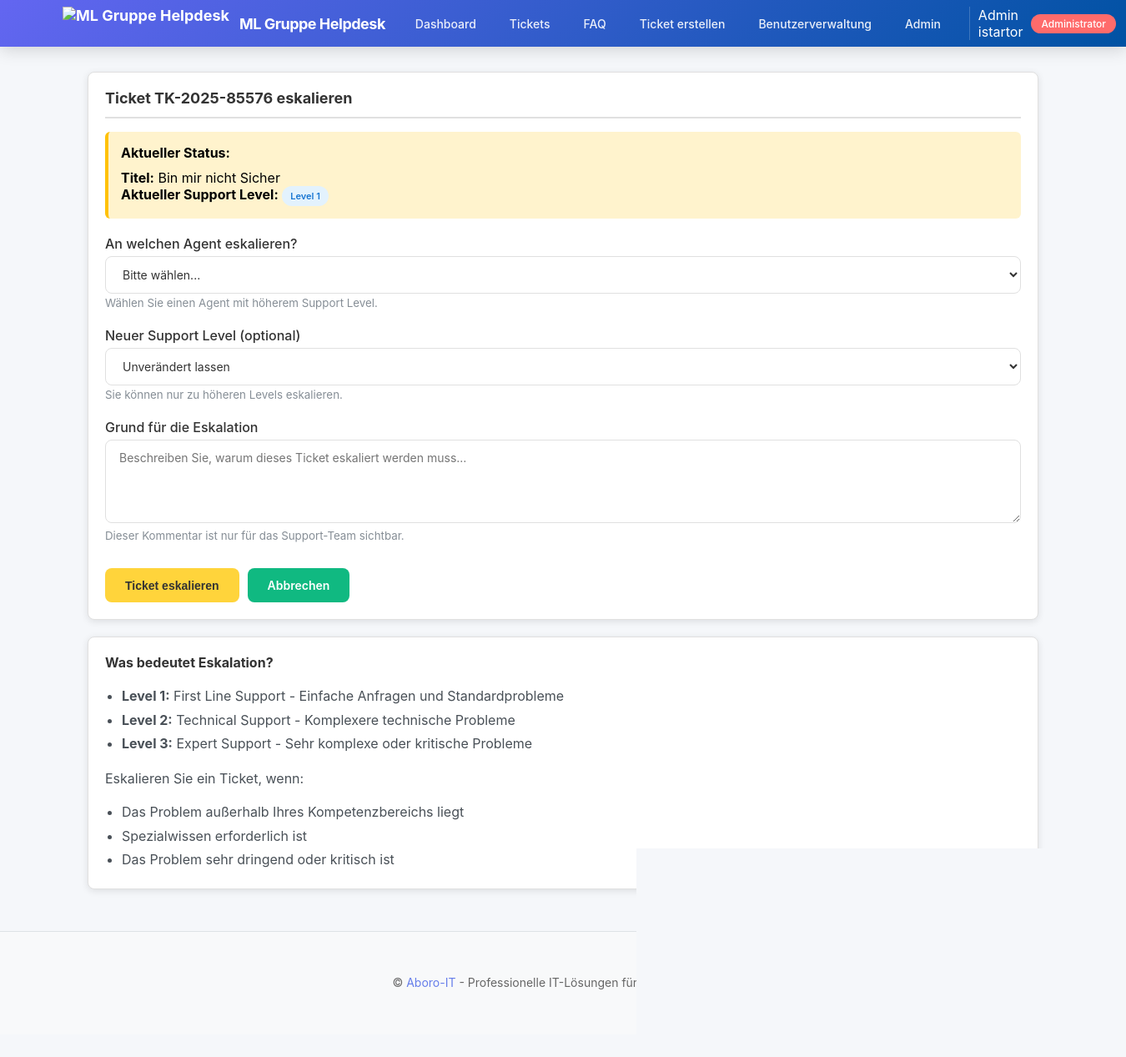
Page /tickets/1/escalate/ (signed in) on the committed database.
### apps/accounts/models.py (models this page shows, shortened)
class User(AbstractBaseUser, PermissionsMixin):
    ROLE_CHOICES = [
        ('admin', _('Administrator')),
        ('support_agent', _('Support Agent')),
        ('customer', _('Customer')),
    ]
    SUPPORT_LEVEL_CHOICES = [
        (1, _('Level 1 - Basic Support')),
        (2, _('Level 2 - Technical Support')),
        (3, _('Level 3 - Expert Support')),
        (4, _('Level 4 - Senior Expert / Team Lead')),
    ]
    username = models.CharField(_('username'), max_length=80, unique=True, db_index=True)
    email = models.EmailField(_('email address'), max_length=120, unique=True, db_index=True)
    first_name = models.CharField(_('first name'), max_length=100)
    last_name = models.CharField(_('last name'), max_length=100)
    role = models.CharField(_('role'), max_length=20, choices=ROLE_CHOICES,
                          default='customer', db_index=True)
    support_level = models.IntegerField(_('support level'), choices=SUPPORT_LEVEL_CHOICES,
                                       null=True, blank=True,
                                       help_text=_('Support level for agents (1-3). Only applicable for support_agent role.'))
    microsoft_id = models.CharField(_('Microsoft ID'), max_length=100,
                                   unique=True, null=True, blank=True)
    microsoft_token = models.TextField(_('Microsoft Token'), null=True, blank=True)
    phone = models.CharField(_('phone'), max_length=20, blank=True, null=True)
    department = models.CharField(_('department'), max_length=100, blank=True, null=True)
    location = models.CharField(_('location'), max_length=100, blank=True, null=True)
    street = models.CharField(_('street'), max_length=200, blank=True, null=True)
    postal_code = models.CharField(_('postal code'), max_length=10, blank=True, null=True)
    city = models.CharField(_('city'), max_length=100, blank=True, null=True)
    country = models.CharField(_('country'), max_length=100, blank=True, null=True, default='Deutschland')
    is_active = models.BooleanField(_('active'), default=True, db_index=True)
    is_staff = models.BooleanField(_('staff status'), default=False)
    email_verified = models.BooleanField(_('email verified'), default=False)
    force_password_change = models.BooleanField(_('force password change on next login'),
                                               default=False,
                                               help_text=_('If True, user must change password on next login'))
    last_login = models.DateTimeField(_('last login'), null=True, blank=True)
    last_activity = models.DateTimeField(_('last activity'), null=True, blank=True,
                                        help_text=_('Last time user was active (for online status)'))
    created_at = models.DateTimeField(_('created at'), default=timezone.now, db_index=True)
    updated_at = models.DateTimeField(_('updated at'), auto_now=True)
    objects = UserManager()
    USERNAME_FIELD = 'email'
    REQUIRED_FIELDS = ['username', 'first_name', 'last_name']
    class Meta:
        verbose_name = _('user')
        verbose_name_plural = _('users')
        ordering = ['-created_at']
    @property
    def full_name(self):
        return f"{self.first_name} {self.last_name}"
    def update_activity(self):
        self.last_activity = timezone.now()
        self.save(update_fields=['last_activity'])

### apps/tickets/models.py (models this page shows, shortened)
class Ticket(models.Model):
    STATUS_CHOICES = [
        ('open', _('Open')),
        ('in_progress', _('In Progress')),
        ('pending', _('Pending')),
        ('resolved', _('Resolved')),
        ('closed', _('Closed')),
    ]
    PRIORITY_CHOICES = [
        ('low', _('Low')),
        ('medium', _('Medium')),
        ('high', _('High')),
        ('critical', _('Critical')),
    ]
    SUPPORT_LEVEL_CHOICES = [
        ('level_1', _('Level 1 - First Line Support')),
        ('level_2', _('Level 2 - Technical Support')),
        ('level_3', _('Level 3 - Expert Support')),
        ('level_4', _('Level 4 - Senior Expert')),
    ]
    ticket_number = models.CharField(_('ticket number'), max_length=20, unique=True,
                                    db_index=True, editable=False)
    title = models.CharField(_('title'), max_length=200)
    description = models.TextField(_('description'))
    created_by = models.ForeignKey(settings.AUTH_USER_MODEL,
                                  on_delete=models.PROTECT,
                                  related_name='created_tickets',
                                  verbose_name=_('created by'),
                                  db_index=True)
    assigned_to = models.ForeignKey(settings.AUTH_USER_MODEL,
                                   on_delete=models.SET_NULL,
                                   null=True, blank=True,
                                   related_name='assigned_tickets',
                                   verbose_name=_('assigned to'),
                                   db_index=True)
    category = models.ForeignKey(Category,
                                on_delete=models.SET_NULL,
                                null=True, blank=True,
                                related_name='tickets',
                                verbose_name=_('category'),
                                db_index=True)
    status = models.CharField(_('status'), max_length=20, choices=STATUS_CHOICES,
                            default='open', db_index=True)
    priority = models.CharField(_('priority'), max_length=20, choices=PRIORITY_CHOICES,
                              default='medium', db_index=True)
    support_level = models.CharField(_('support level'), max_length=10,
                                    choices=SUPPORT_LEVEL_CHOICES,
                                    default='level_1', db_index=True)
    created_at = models.DateTimeField(_('created at'), default=timezone.now, db_index=True)
    updated_at = models.DateTimeField(_('updated at'), auto_now=True)
    first_response_at = models.DateTimeField(_('first response at'), null=True, blank=True)
    resolved_at = models.DateTimeField(_('resolved at'), null=True, blank=True)
    closed_at = models.DateTimeField(_('closed at'), null=True, blank=True)
    sla_due_date = models.DateTimeField(_('SLA due date'), null=True, blank=True,
                                       db_index=True)
    sla_breached = models.BooleanField(_('SLA breached'), default=False, db_index=True)
    email_thread_id = models.CharField(_('email thread ID'), max_length=255,
                                      null=True, blank=True)
    created_from_email = models.BooleanField(_('created from email'), default=False,
                                             help_text='Ticket was created from incoming email')
    email_from = models.EmailField(_('email from'), null=True, blank=True,
                                  help_text='Original email sender address')
    rating = models.IntegerField(_('rating'), null=True, blank=True,
                                help_text='1-5 stars')
    feedback = models.TextField(_('feedback'), null=True, blank=True)
    class Meta:
        verbose_name = _('ticket')
        verbose_name_plural = _('tickets')
        ordering = ['-created_at']

### apps/tickets/views.py (the view, shortened to what this page needs)
# urls.py: path('<int:pk>/escalate/', views.ticket_escalate, name='escalate'),
@login_required
def ticket_escalate(request, pk):
    if request.user.role not in ['support_agent', 'admin']:
        return HttpResponseForbidden('Keine Berechtigung')
    ticket = get_object_or_404(Ticket, pk=pk)
    if request.user.role == 'admin':
        agents = User.objects.filter(
            role='support_agent',
            is_active=True
        ).exclude(id=request.user.id)
    context = {
        'ticket': ticket,
        'agents': agents,
        'support_levels': Ticket.SUPPORT_LEVEL_CHOICES,
        'current_user_level': request.user.support_level if request.user.role == 'support_agent' else 3,
    }
    return render(request, 'tickets/escalate.html', context)

### templates/tickets/escalate.html (shortened to what this page needs)
{% extends 'base.html' %}
{% block content %}
<div class="card">
    <div class="card-header">
        Ticket {{ ticket.ticket_number }} eskalieren
    </div>
    <div style="background: #fff3cd; padding: 15px; border-radius: 6px; margin-bottom: 20px; border-left: 4px solid #ffc107;">
        <strong>Aktueller Status:</strong><br>
        <div style="margin-top: 10px;">
            <strong>Titel:</strong> {{ ticket.title }}<br>
            <strong>Aktueller Support Level:</strong>
            <span class="level-badge level-{{ ticket.support_level }}">
                {% if ticket.support_level == 'level_1' %}Level 1{% endif %}
            </span><br>
        </div>
    </div>
    {% if agents %}
    <form method="post">
        <div class="form-group">
            <label for="agent_id">An welchen Agent eskalieren?</label>
            <select name="agent_id" id="agent_id" class="form-control" required>
                <option value="">Bitte wählen...</option>
            </select>
            <small style="color: #868e96;">Wählen Sie einen Agent mit höherem Support Level.</small>
        </div>
        <div class="form-group">
            <label for="support_level">Neuer Support Level (optional)</label>
            <select name="support_level" id="support_level" class="form-control">
                <option value="">Unverändert lassen</option>
            </select>
            <small style="color: #868e96;">Sie können nur zu höheren Levels eskalieren.</small>
        </div>
        <div class="form-group">
            <label for="reason">Grund für die Eskalation</label>
            <textarea name="reason" id="reason" class="form-control" rows="4" placeholder="Beschreiben Sie, warum dieses Ticket eskaliert werden muss..."></textarea>
            <small style="color: #868e96;">Dieser Kommentar ist nur für das Support-Team sichtbar.</small>
        </div>
        <div style="display: flex; gap: 10px; margin-top: 30px;">
            <button type="submit" class="btn btn-warning">Ticket eskalieren</button>
            <a href="{% url 'tickets:detail' ticket.pk %}" class="btn btn-secondary">Abbrechen</a>
        </div>
    </form>
    {% endif %}
</div>
<div class="card">
    <h3 style="margin-bottom: 15px; font-size: 16px;">Was bedeutet Eskalation?</h3>
    <ul style="line-height: 1.8; color: #495057; padding-left: 20px;">
        <li><strong>Level 1:</strong> First Line Support - Einfache Anfragen und Standardprobleme</li>
        <li><strong>Level 2:</strong> Technical Support - Komplexere technische Probleme</li>
        <li><strong>Level 3:</strong> Expert Support - Sehr komplexe oder kritische Probleme</li>
    </ul>
    <p style="margin-top: 15px; color: #495057; line-height: 1.6;">
        Eskalieren Sie ein Ticket, wenn:
    </p>
    <ul style="line-height: 1.8; color: #495057; padding-left: 20px; margin-top: 10px;">
        <li>Das Problem außerhalb Ihres Kompetenzbereichs liegt</li>
        <li>Spezialwissen erforderlich ist</li>
        <li>Das Problem sehr dringend oder kritisch ist</li>
    </ul>
</div>
{% endblock %}

### templates/base.html (shortened to what this page needs)
{% load static %}<!DOCTYPE html>
<html lang="de">
<head>
    <link rel="stylesheet" href="{% static 'css/theme.css' %}">
</head>
<body>
    <nav class="navbar">
        <div class="navbar-container">
            <div class="navbar-brand">
                {% if admin_logo_url %}
                <img src="{{ admin_logo_url }}" alt="{{ app_name }}" class="navbar-brand-logo">
                {% elif logo_url %}
                <img src="{{ logo_url }}" alt="{{ app_name }}" class="navbar-brand-logo">
                {% endif %}
                <span class="navbar-brand-text">{{ app_name }}</span>
            </div>
            <div class="navbar-menu">
                {% if user.is_authenticated %}
                <a href="{% url 'main:dashboard' %}">Dashboard</a>
                <a href="{% url 'tickets:list' %}">Tickets</a>
                <a href="{% url 'knowledge:list' %}">FAQ</a>
                {% if user.role == 'admin' %}
                <a href="{% url 'tickets:create' %}">Ticket erstellen</a>
                <a href="{% url 'accounts:user_list' %}">Benutzerverwaltung</a>
                <a href="/admin/">Admin</a>
                {% elif user.role == 'support_agent' and user.support_level == 4 %}
                <a href="{% url 'accounts:user_list' %}">Benutzer/Kundenverwaltung</a>
                {% elif user.role == 'support_agent' %}
                <a href="{% url 'accounts:user_list' %}">Kundenverwaltung</a>
                {% endif %}
                {% else %}
                <a href="{% url 'accounts:login' %}">Login</a>
                <a href="{% url 'accounts:register' %}">Registrieren</a>
                {% endif %}
                {% if user.is_authenticated %}
                <div class="user-info">
                    <span>{{ user.full_name }}</span>
                    <span class="role-badge {{ user.role }}">
                        {% if user.role == 'admin' %}Administrator{% endif %}
                    </span>
                    <form method="post" action="{% url 'accounts:logout' %}" style="display: flex; align-items: center; height: 100%; margin: 0;">
                        <button type="submit" style="background: none; border: none; color: white; cursor: pointer; padding: 8px 12px; border-radius: 5px; transition: background 0.3s; font-size: 14px; display: flex; align-items: center; height: 100%;">Logout</button>
                    </form>
                </div>
                {% endif %}
            </div>
        </div>
    </nav>
    <div class="container">
        {% block content %}{% endblock %}
    </div>
    <footer style="margin-top: 50px; padding: 20px 0; border-top: 1px solid #dee2e6; background: #f8f9fa; text-align: center; color: #868e96; font-size: 14px;">
        <div class="container">
            <p style="margin: 0;">
                © {{ "now"|date:"Y" }} <a href="https://aboro-it.net" target="_blank" style="color: #667eea; text-decoration: none;">Aboro-IT</a>
                - Professionelle IT-Lösungen für Ihr Unternehmen
            </p>
        </div>
    </footer>
</body>
</html>

### rows in the picture
User: full_name "Admin istartor"
Ticket: ticket_number "TK-2025-85576", title "Bin mir nicht Sicher"

### other values in the picture
{{ app_name }} "ML Gruppe Helpdesk"
